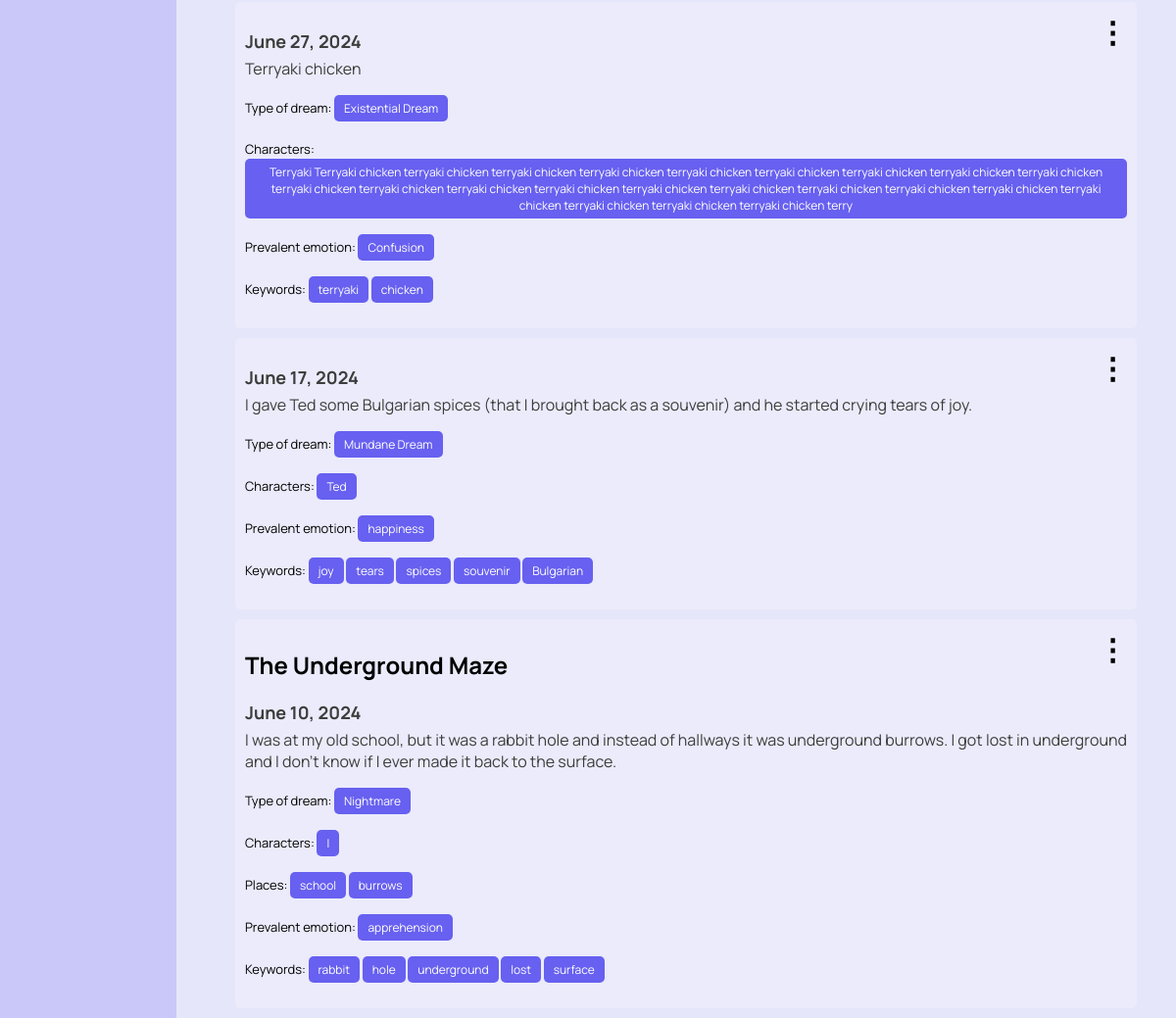
Page /dreams/view_favorite/ (signed in, lower part) on the earlier database version.
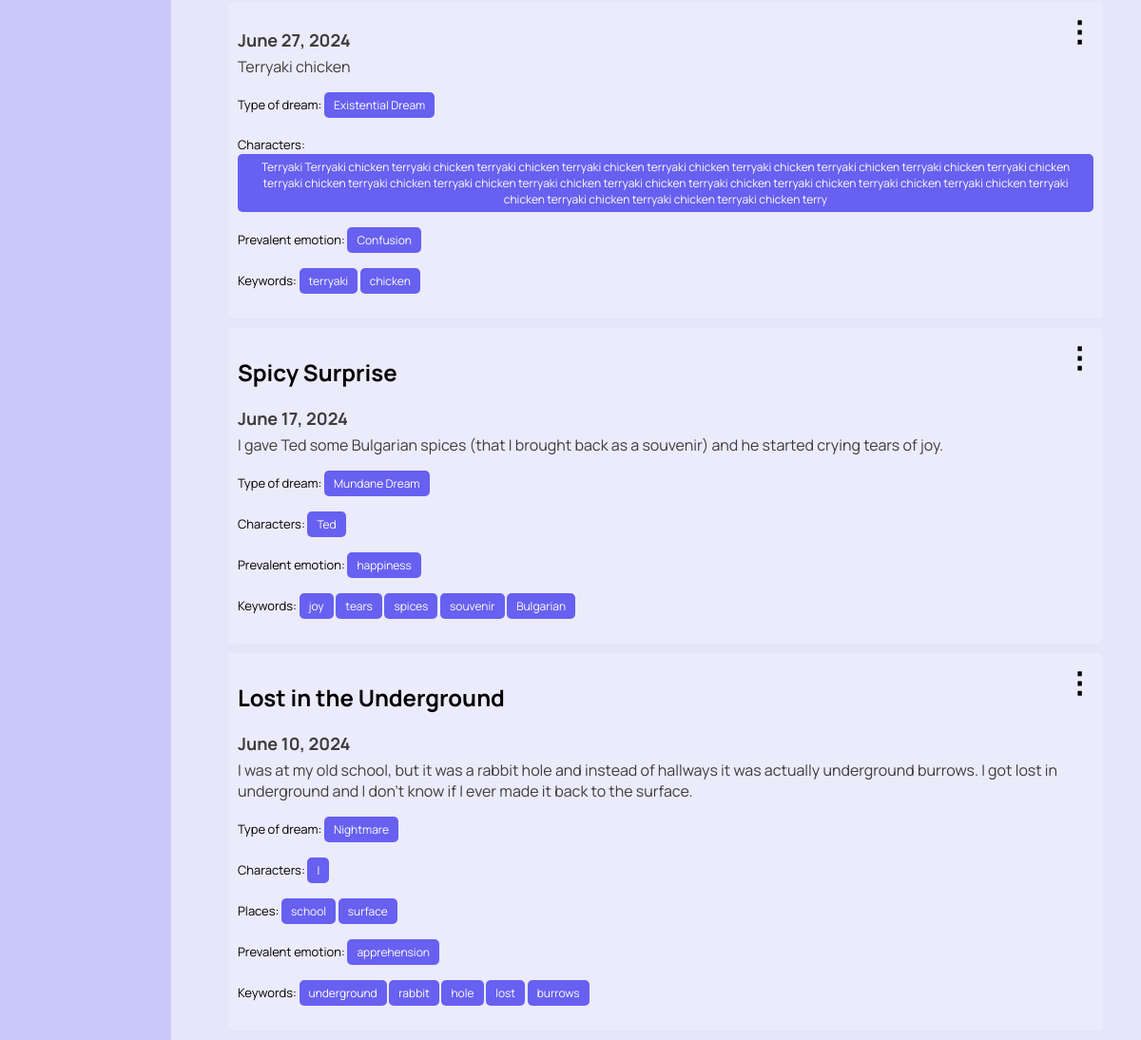
Same page on the later database version.
### dreams/models.py (models this page shows, shortened)
class Dream(models.Model):
    classification_options = [
        ('0', 'Nightmare'),
        ('1', 'Mundane Dream'),
        ('2', 'Lucid Dream'),
        ('3', 'Existential Dream'),
    ]
    user = models.ForeignKey(User, on_delete=models.CASCADE)
    date = models.DateField()
    time = models.TimeField(default=timezone.now)
    content = models.TextField()
    shared = models.BooleanField(default=False)
    anon = models.BooleanField(default=False)
    processed = models.BooleanField(default=False)
    is_favorite = models.BooleanField(default=False)
    keywords = models.JSONField(default=list, blank=True)
    classification = models.CharField(max_length=1, choices=classification_options, blank=True, null=True, default='')
    characters = models.JSONField(default=list, blank=True)
    places = models.JSONField(default=list, blank=True)
    emotion = models.CharField(max_length=20, blank=True)
    emotion_options = ['anger', 'apprehension', 'sadness', 'confusion', 'happiness', '']
    optional_titles = models.JSONField(default=list, blank=True)
    title = models.TextField(blank=True)
    User.add_to_class('is_new', models.BooleanField(default=True))
    def classification_string(self):
        return dict(self.classification_options).get(self.classification, "No classification")

### dreams/views.py (the view)
# urls.py: path('view_favorite/', views.view_favorite, name='view_favorite'),
@login_required
def view_favorite(request):
    query = request.GET.get('q', '')
    dreams = Dream.objects.filter(is_favorite=True, user=request.user)
    if query:
        dreams = dreams.filter(content__icontains=query)
    dreams = dreams.order_by('-date', '-time')
    context = {
        'dreams': dreams,
        'query': query,
        'is_favorite_view': True,
    }
    return render(request, 'dreams/dream_journal.html', context)

### dreams/templatetags/highlight.py (called while the page is built)
@register.filter(name='highlight')
def highlight(text, search):
    pattern = re.compile(re.escape(search), re.IGNORECASE)
    highlighted_text = pattern.sub(f'<span class="highlight">{search}</span>', text)
    return highlighted_text

### dreams/templates/dreams/dream_journal.html (shortened to what this page needs)
{% load static %}
{% load highlight %}
<!DOCTYPE html>
<html>
<head>
    <link rel="stylesheet" type="text/css" href="{% static 'css/styles.css' %}">
</head>
<body>
<div class="sidenav">
</div>
<div class="dreams">
    {% if dreams %}
    {% for dream in dreams%}
    {% if not query or query|lower in dream.content|lower %}
    <div class="dream">
        {% if dream.title %}
            <h2 class="dream-title">{{ dream.title }}</h2>
        {% endif %}
        <h3 class="dream-date">{{ dream.date }}</h3>
        <p class="dream-content">
            {% autoescape off %}
            {{ dream.content|safe|highlight:query }}
            {% endautoescape %}
        </p>
        <p class="class-form">
            {% if dream.classification %}
            Type of dream:
            <form class="class-form" method="get" action="{% url 'dreams:dream_journal' %}">
                <button type="submit">{{ dream.classification_string}}</button>
            </form>
            {% endif %}
        </p>
        <p class="class-form">
            {% if dream.characters %}
            Characters:
            {% for character in dream.characters %}
                <form class="class-form" method="get" action="{% url 'dreams:dream_journal' %}">
                    <button type="submit">{{ character }}</button>
                </form>
            {% endfor %}
            {% endif %}
        </p>
        <p class="class-form">
            {% if dream.places %}
            Places:
            {% for place in dream.places %}
                <form class="class-form" method="get" action="{% url 'dreams:dream_journal' %}">
                    <button type="submit">{{ place }}</button>
                </form>
            {% endfor %}
            {% endif %}
        </p>
        <p class="class-form">
            {%if dream.emotion%}
            Prevalent emotion:
                <form class="class-form" method="get" action="{% url 'dreams:dream_journal' %}">
                <button type="submit">{{ dream.emotion }}</button>
            </form>
            {%endif%}
        </p>
        <p class="keyword-form">
            {%if dream.keywords%}
            Keywords:
            {%endif%}
            {% for keyword in dream.keywords %}
            <form class="keyword-form" method="get" action="{% url 'dreams:dream_journal' %}">
                <button type="submit">{{ keyword }}</button>
            </form>
            {% endfor %}
        </p>
        <div class="menu">
            <span class="icon">⋮</span>
        </div>
    </div>
    {% endif %}
    {% endfor %}
    {% else %}
    <p>No dreams found.</p>
    {% endif %}
</div>
</body>
</html>

Differences in the rows shown:
changed Dream "Mundane Dream": title (not shown) → "Spicy Surprise"
changed Dream "Nightmare": title "The Underground Maze" → "Lost in the Underground"; content|highlight "…t w a s u n d e…" → "…t w a s a c t u a l l y u n d e…"; places "[\"school\", \"burrows\"]" → "[\"school\", \"surface\"]" (drawn)
Other differences:
new list line: "surface"
new list line: "burrows"
list line gone: "burrows"
list line gone: "surface"
